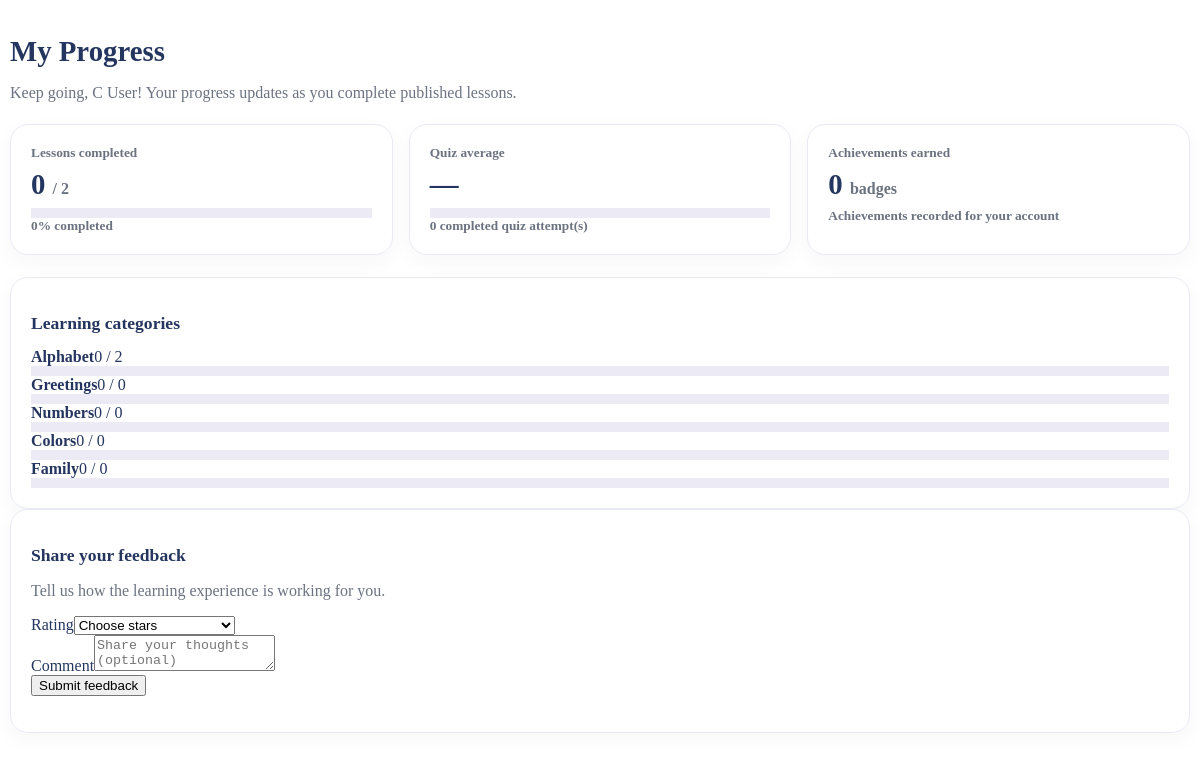
The page /student_pages/progress.php (signed in) on the database its author committed.
### tables this page shows
CREATE TABLE `lesson_categories` (
  `category_id` int(10) UNSIGNED NOT NULL,
  `category_name` varchar(100) NOT NULL,
  `description` text DEFAULT NULL,
  `display_order` int(11) NOT NULL DEFAULT 0,
  `status` enum('active','inactive') NOT NULL DEFAULT 'active',
  `created_at` datetime NOT NULL DEFAULT current_timestamp(),
  `updated_at` datetime NOT NULL DEFAULT current_timestamp() ON UPDATE current_timestamp()
);

### student_pages/progress.php (the view, shortened to what this page needs)
<?php
require_once __DIR__ . '/../config/database.php';
$studentName = htmlspecialchars((string)($_SESSION['name'] ?? 'Student'), ENT_QUOTES, 'UTF-8');
$publishedTotal=0;$completedTotal=0;$quizAttempts=0;$quizAverage=null;$achievementTotal=0;$categories=[];$errorMessage='';
try {
 $studentStmt=$pdo->prepare('SELECT student_id FROM students WHERE user_id=?');$studentStmt->execute([(int)($_SESSION['user_id']??0)]);$studentId=(int)$studentStmt->fetchColumn();
 $publishedTotal=(int)$pdo->query("SELECT COUNT(*) FROM lessons WHERE status='published'")->fetchColumn();
 if($studentId){
  $stmt=$pdo->prepare("SELECT COUNT(*) FROM student_progress p INNER JOIN lessons l ON l.lesson_id=p.lesson_id WHERE p.student_id=? AND p.status='completed' AND l.status='published'");$stmt->execute([$studentId]);$completedTotal=(int)$stmt->fetchColumn();
  $stmt=$pdo->prepare("SELECT COUNT(*) AS attempts, AVG(percentage) AS avg_percentage FROM quiz_attempts WHERE student_id=? AND completed_at IS NOT NULL");$stmt->execute([$studentId]);$quizRow=$stmt->fetch();$quizAttempts=(int)$quizRow['attempts'];$quizAverage=$quizRow['avg_percentage']===null?null:(int)round((float)$quizRow['avg_percentage']);
  $stmt=$pdo->prepare('SELECT COUNT(*) FROM student_achievements WHERE student_id=?');$stmt->execute([$studentId]);$achievementTotal=(int)$stmt->fetchColumn();
  $stmt=$pdo->prepare("SELECT c.category_id,c.category_name,COUNT(l.lesson_id) AS total_lessons,SUM(CASE WHEN p.status='completed' THEN 1 ELSE 0 END) AS completed_lessons
    FROM lesson_categories c LEFT JOIN lessons l ON l.category_id=c.category_id AND l.status='published'
    LEFT JOIN student_progress p ON p.lesson_id=l.lesson_id AND p.student_id=?
    WHERE c.status='active' GROUP BY c.category_id,c.category_name,c.display_order ORDER BY c.display_order,c.category_name");$stmt->execute([$studentId]);$categories=$stmt->fetchAll();
 }
} catch(Throwable $e){error_log('KIDSS student progress query error: '.$e->getMessage());$errorMessage='Progress could not be loaded. Please check the database connection.';}
$percent=$publishedTotal?min(100,(int)round($completedTotal/$publishedTotal*100)):0;
$h=static fn($v)=>htmlspecialchars((string)$v,ENT_QUOTES,'UTF-8');
?>
<div class="student-progress-page">
 <h1>My Progress</h1><p class="muted">Keep going, <?= $studentName ?>! Your progress updates as you complete published lessons.</p>
 <div class="progress-summary-grid">
  <div class="progress-summary-card"><small>Lessons completed</small><strong><?= $completedTotal ?> <span class="muted" style="font-size:1rem">/ <?= $publishedTotal ?></span></strong><div class="progress"></div><small class="mt-2"><?= $percent ?>% completed</small></div>
  <div class="progress-summary-card"><small>Quiz average</small><strong><?= $quizAverage===null?'—':$quizAverage.'%' ?></strong><div class="progress"></div><small class="mt-2"><?= $quizAttempts ?> completed quiz attempt(s)</small></div>
  <div class="progress-summary-card"><small>Achievements earned</small><strong><?= $achievementTotal ?> <span class="muted" style="font-size:1rem">badges</span></strong><small class="mt-2">Achievements recorded for your account</small></div>
 </div>
 <div class="progress-detail-card"><h2>Learning categories</h2>
 <?php if(!$categories): ?><p class="muted mb-0">No active lesson categories yet. They will appear after an administrator or teacher creates them.</p>
 <?php else: foreach($categories as $category): $total=(int)$category['total_lessons'];$done=(int)$category['completed_lessons'];$categoryPercent=$total?min(100,(int)round($done/$total*100)):0; ?>
 <div class="mb-3"><div class="d-flex justify-content-between mb-1"><strong><?= $h($category['category_name']) ?></strong><span><?= $done ?> / <?= $total ?></span></div><div class="progress"></div></div>
 <?php endforeach; endif; ?>
 </div>
 <div class="progress-detail-card mt-4"><h2>Share your feedback</h2><p class="muted">Tell us how the learning experience is working for you.</p><div id="studentFeedbackNotice" class="alert d-none" role="status"></div><form id="studentFeedbackForm" class="row g-3"><div class="col-md-3"><label class="form-label" for="studentFeedbackRating">Rating</label><select class="form-select" id="studentFeedbackRating" name="rating" required><option value="">Choose stars</option><option value="5">5 - Excellent</option><option value="4">4 - Good</option><option value="3">3 - Okay</option><option value="2">2 - Needs improvement</option><option value="1">1 - Poor</option></select></div><div class="col-md-9"><label class="form-label" for="studentFeedbackComment">Comment</label><textarea class="form-control" id="studentFeedbackComment" name="comment" rows="2" maxlength="5000" placeholder="Share your thoughts (optional)"></textarea></div><div class="col-12"><button type="submit" class="btn btn-primary">Submit feedback</button></div></form></div>
</div>

### student_pages/progress.php (style rules this page uses)
.student-progress-page { padding:8px 2px 28px;color:#24355f }
.student-progress-page h1 { font-size:1.8rem;font-weight:850;margin-bottom:5px }
.student-progress-page .muted { color:#6b7280 }
.progress-summary-grid { display:grid;grid-template-columns:repeat(3,minmax(0,1fr));gap:16px;margin:22px 0 }
.progress-summary-card,.progress-detail-card { background:#fff;border:1px solid #e8ebf3;border-radius:18px;padding:20px;box-shadow:0 7px 20px rgba(40,55,100,.04) }
.progress-summary-card small { display:block;color:#6b7280;font-weight:700 }
.progress-summary-card strong { display:block;font-size:1.8rem;margin:7px 0 }
.progress-detail-card h2 { font-size:1.1rem;font-weight:800 }
.student-progress-page .progress { height:10px;background:#eceaf5 }

### rows shown on the page
lesson_categories: category_name "Alphabet", done "0", total "2"
lesson_categories: category_name "Greetings", done "0", total "0"
lesson_categories: category_name "Numbers", done "0", total "0"
lesson_categories: category_name "Colors", done "0", total "0"
lesson_categories: category_name "Family", done "0", total "0"

### other values the page prints
$studentName "C User"
$completedTotal "0"
$publishedTotal "2"
$percent "0"
$quizAttempts "0"
$achievementTotal "0"
